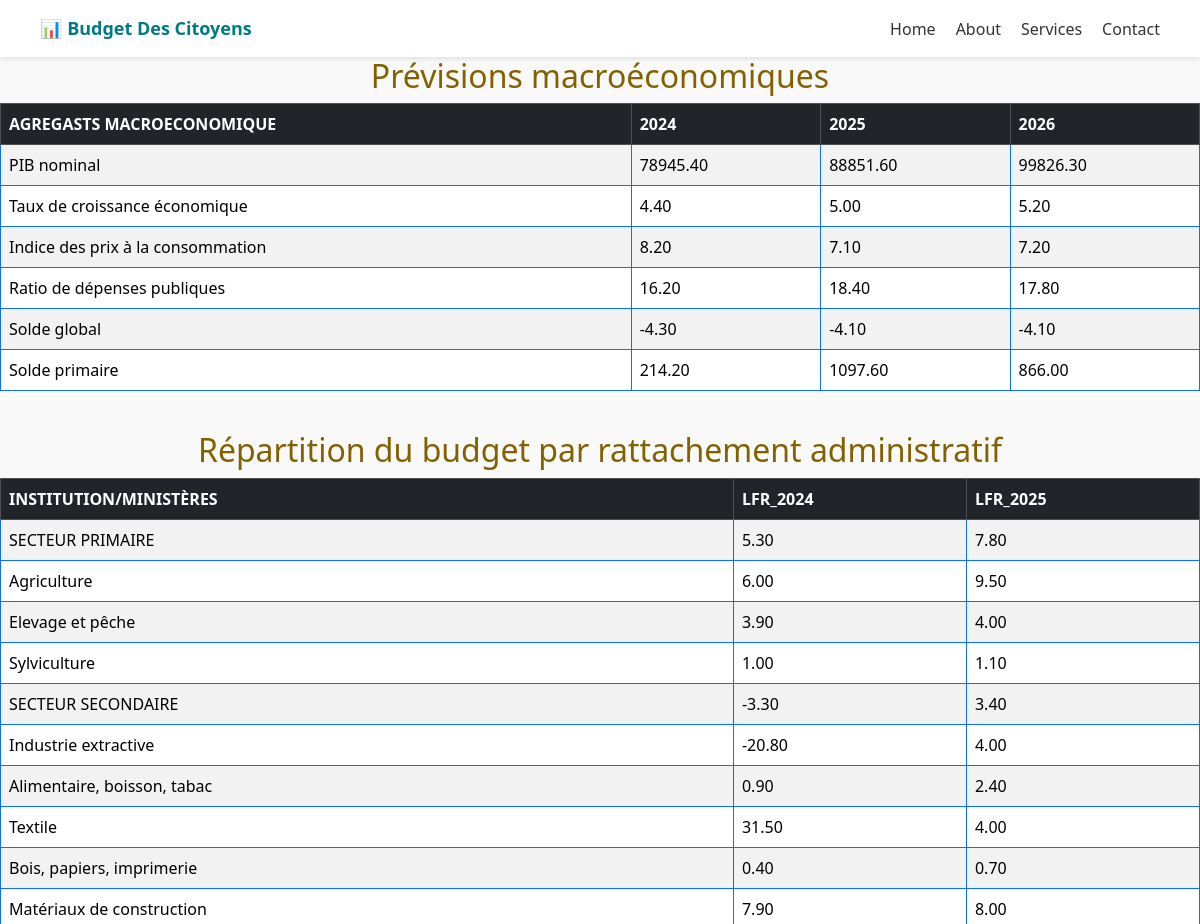
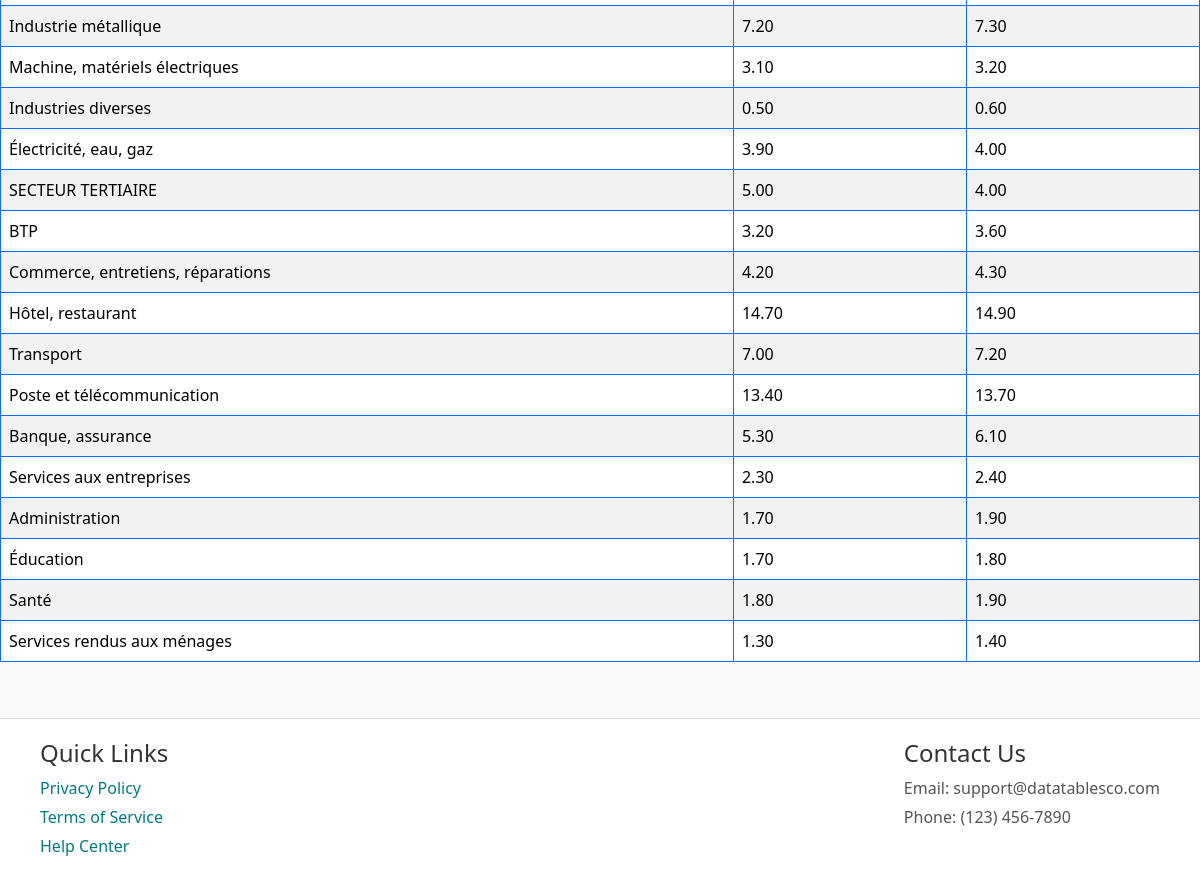
Screenshot of /pages/macroeco.php with the database file from the repository (2 pictures, top to bottom).
### tables this page shows
CREATE TABLE Previsions_macroeco( AGREGASTS_MACROECONOMIQUE VARCHAR(100), 
annees_2024 DECIMAL(10,2), 
annees_2025 DECIMAL(10,2), 
annees_2026 DECIMAL(10,2) );

CREATE TABLE Taux_croiss_sec(
    Variation VARCHAR(100),
    Annees_2024 DECIMAL(10,2),
    Annees_2025 DECIMAL(10,2)
);

### inc/fonction.php (called while the page is built, shortened)
<?php
    function get_tab($nom_tab){
        $bdd=dbconnect();
        $sql="SELECT * FROM %s";
        $sql=sprintf($sql,$nom_tab);
        $res=mysqli_query($bdd,$sql);
        return $res;
    }
?>

### pages/macroeco.php (the view, shortened to what this page needs)
<?php
include('../inc/fonction.php');
?>
<!DOCTYPE html>
<html lang="en">
<head>
    <link href="../assets/bootstrap/css/bootstrap.min.css" rel="stylesheet">
    <link rel="stylesheet" href="../assets/css/style.css">
</head>
<body>
<header>
    <nav class="navbar">
      <div class="logo">📊 Budget Des Citoyens</div>
      <ul class="nav-links">
        <li><a href="index.php">Home</a></li>
        <li><a href="index.php">About</a></li>
        <li><a href="index.php">Services</a></li>
        <li><a href="index.php">Contact</a></li>
      </ul>
    </nav>
  </header>
    <main>
    <h2>Prévisions macroéconomiques</h2>
    <div class="table-responsive">
  <table class="table table-bordered table-striped table-hover border-primary">
    <thead class="table-dark text-white">
        <tr>
            <th>AGREGASTS MACROECONOMIQUE</th>
            <th>2024</th>
            <th>2025</th>
            <th>2026</th>
        </tr>
        </thead>
        <?php
        $res1=get_tab("Previsions_macroeco");
        while($tab_prev_macroeco = mysqli_fetch_assoc($res1)){?>
            <tr>
                <td>
                    <?php echo $tab_prev_macroeco['AGREGASTS_MACROECONOMIQUE'] ; ?>
                </td>
                <td>
                    <?php echo $tab_prev_macroeco['annees_2024'] ; ?>
                </td>
                <td>
                    <?php echo $tab_prev_macroeco['annees_2025'] ; ?>
                </td>
                <td>
                    <?php echo $tab_prev_macroeco['annees_2026'] ; ?>
                </td>
            </tr>
            <?php
        }
        ?>
    </table>
    </div>
    <br>
<h2>Répartition du budget par rattachement administratif</h2>
<div class="table-responsive">
  <table class="table table-bordered table-striped table-hover border-primary">
    <thead class="table-dark text-white">
    <tr>
        <th>INSTITUTION/MINISTÈRES</th>
        <th>LFR_2024</th>
        <th>LFR_2025</th>
    </tr>
    </thead>
    <?php
    $res2=get_tab("Taux_croiss_sec");
    while($tab_budg_admin=mysqli_fetch_assoc($res2)){?>
        <tr>
        <td>
            <?php echo $tab_budg_admin['Variation'] ; ?>
        </td>
        <td>
            <?php echo $tab_budg_admin['Annees_2024'] ; ?>
        </td>
        <td>
            <?php echo $tab_budg_admin['Annees_2025'] ; ?>
        </td>
    </tr>
<?php
}
?>
</table>
</div>
</main>
<footer>
    <div class="footer-container">
      <div class="footer-links">
        <h4>Quick Links</h4>
        <ul>
          <li><a href="#">Privacy Policy</a></li>
          <li><a href="#">Terms of Service</a></li>
          <li><a href="#">Help Center</a></li>
        </ul>
      </div>
      <div class="footer-contact">
        <h4>Contact Us</h4>
        <p>Email: support@datatablesco.com</p>
        <p>Phone: (123) 456-7890</p>
      </div>
    </div>
  </footer>
</body>
</html>

### assets/css/style.css (style rules this page uses)
body { margin: 0; font-family: "Segoe UI", Arial, sans-serif; background-color: #f9f9f9; color: #333; }
.navbar { display: flex; justify-content: space-between; align-items: center; background: white; padding: 15px 40px; box-shadow: 0 2px 5px rgba(0,0,0,0.1); }
.logo { font-weight: bold; font-size: 18px; color: #007b83; }
.nav-links { list-style: none; display: flex; gap: 20px; margin: 0; }
.nav-links a { text-decoration: none; color: #333; font-weight: 500; }
footer { background-color: white; border-top: 1px solid #ddd; padding: 20px 40px; margin-top: 40px; }
.footer-container { display: flex; justify-content: space-between; flex-wrap: wrap; }
.footer-links ul { list-style: none; padding: 0; }
.footer-links li { margin: 5px 0; }
.footer-links a { color: #007b83; text-decoration: none; }
.footer-contact p { margin: 5px 0; color: #555; }
h2 { color: #836000; text-align: center; }

### rows the page displays
previsions_macroeco: AGREGASTS_MACROECONOMIQUE "PIB nominal", annees_2024 "78945.40", annees_2025 "88851.60", annees_2026 "99826.30"
previsions_macroeco: AGREGASTS_MACROECONOMIQUE "Taux de croissance économique", annees_2024 "4.40", annees_2025 "5.00", annees_2026 "5.20"
previsions_macroeco: AGREGASTS_MACROECONOMIQUE "Indice des prix à la consommation", annees_2024 "8.20", annees_2025 "7.10", annees_2026 "7.20"
previsions_macroeco: AGREGASTS_MACROECONOMIQUE "Ratio de dépenses publiques", annees_2024 "16.20", annees_2025 "18.40", annees_2026 "17.80"
previsions_macroeco: AGREGASTS_MACROECONOMIQUE "Solde global", annees_2024 "-4.30", annees_2025 "-4.10", annees_2026 "-4.10"
previsions_macroeco: AGREGASTS_MACROECONOMIQUE "Solde primaire", annees_2024 "214.20", annees_2025 "1097.60", annees_2026 "866.00"
taux_croiss_sec: Variation "SECTEUR PRIMAIRE", Annees_2024 "5.30", Annees_2025 "7.80"
taux_croiss_sec: Variation "Agriculture", Annees_2024 "6.00", Annees_2025 "9.50"
taux_croiss_sec: Variation "Elevage et pêche", Annees_2024 "3.90", Annees_2025 "4.00"
taux_croiss_sec: Variation "Sylviculture", Annees_2024 "1.00", Annees_2025 "1.10"
taux_croiss_sec: Variation "SECTEUR SECONDAIRE", Annees_2024 "-3.30", Annees_2025 "3.40"
taux_croiss_sec: Variation "Industrie extractive", Annees_2024 "-20.80", Annees_2025 "4.00"
taux_croiss_sec: Variation "Alimentaire, boisson, tabac", Annees_2024 "0.90", Annees_2025 "2.40"
taux_croiss_sec: Variation "Textile", Annees_2024 "31.50", Annees_2025 "4.00"
taux_croiss_sec: Variation "Bois, papiers, imprimerie", Annees_2024 "0.40", Annees_2025 "0.70"
taux_croiss_sec: Variation "Matériaux de construction", Annees_2024 "7.90", Annees_2025 "8.00"
taux_croiss_sec: Variation "Industrie métallique", Annees_2024 "7.20", Annees_2025 "7.30"
taux_croiss_sec: Variation "Machine, matériels électriques", Annees_2024 "3.10", Annees_2025 "3.20"
taux_croiss_sec: Variation "Industries diverses", Annees_2024 "0.50", Annees_2025 "0.60"
taux_croiss_sec: Variation "Électricité, eau, gaz", Annees_2024 "3.90", Annees_2025 "4.00"
taux_croiss_sec: Variation "SECTEUR TERTIAIRE", Annees_2024 "5.00", Annees_2025 "4.00"
taux_croiss_sec: Variation "BTP", Annees_2024 "3.20", Annees_2025 "3.60"
taux_croiss_sec: Variation "Commerce, entretiens, réparations", Annees_2024 "4.20", Annees_2025 "4.30"
taux_croiss_sec: Variation "Hôtel, restaurant", Annees_2024 "14.70", Annees_2025 "14.90"
taux_croiss_sec: Variation "Transport", Annees_2024 "7.00", Annees_2025 "7.20"
taux_croiss_sec: Variation "Poste et télécommunication", Annees_2024 "13.40", Annees_2025 "13.70"
taux_croiss_sec: Variation "Banque, assurance", Annees_2024 "5.30", Annees_2025 "6.10"
taux_croiss_sec: Variation "Services aux entreprises", Annees_2024 "2.30", Annees_2025 "2.40"
taux_croiss_sec: Variation "Administration", Annees_2024 "1.70", Annees_2025 "1.90"
taux_croiss_sec: Variation "Éducation", Annees_2024 "1.70", Annees_2025 "1.80"
taux_croiss_sec: Variation "Santé", Annees_2024 "1.80", Annees_2025 "1.90"
taux_croiss_sec: Variation "Services rendus aux ménages", Annees_2024 "1.30", Annees_2025 "1.40"
